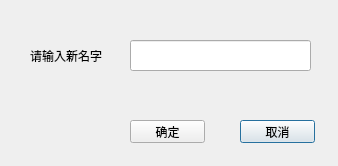
<?xml version="1.0" encoding="UTF-8"?>
<ui version="4.0">
 <class>showNewName</class>
 <widget class="QDialog" name="showNewName">
  <property name="geometry">
   <rect>
    <x>0</x>
    <y>0</y>
    <width>338</width>
    <height>166</height>
   </rect>
  </property>
  <property name="windowTitle">
   <string>Dialog</string>
  </property>
  <widget class="QPushButton" name="cancel">
   <property name="geometry">
    <rect>
     <x>240</x>
     <y>120</y>
     <width>75</width>
     <height>23</height>
    </rect>
   </property>
   <property name="text">
    <string>取消</string>
   </property>
  </widget>
  <widget class="QLabel" name="label">
   <property name="geometry">
    <rect>
     <x>30</x>
     <y>40</y>
     <width>101</width>
     <height>31</height>
    </rect>
   </property>
   <property name="text">
    <string>请输入新名字</string>
   </property>
  </widget>
  <widget class="QPushButton" name="pushButton">
   <property name="geometry">
    <rect>
     <x>130</x>
     <y>120</y>
     <width>75</width>
     <height>23</height>
    </rect>
   </property>
   <property name="text">
    <string>确定</string>
   </property>
  </widget>
  <widget class="QLineEdit" name="lineEdit">
   <property name="geometry">
    <rect>
     <x>130</x>
     <y>40</y>
     <width>181</width>
     <height>31</height>
    </rect>
   </property>
  </widget>
 </widget>
 <resources/>
 <connections/>
</ui>
